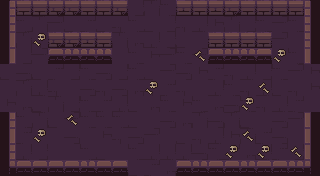

The image is a tile-based game level rendered from a .tmx file. Its description and complete source (layers, tilesets, objects, tile grids) follow:
An orthogonal 20x11 tile map with 16x16 px tiles, 6 tile layers (ground, dressing, decor, walls, ...) and 15 objects (6x PROP, 5x ENTRY, 3x CHEST, SHOPKEEPER).

<map version="1.10" tiledversion="1.10.2" orientation="orthogonal" renderorder="right-down" width="20" height="11" tilewidth="16" tileheight="16" infinite="0" nextlayerid="8" nextobjectid="16">
 <tileset firstgid="1" name="dungeon" tilewidth="16" tileheight="16" tilecount="100" columns="10">
  <image source="../../../gfx/tiles/depths/dungeon_tileset.png" width="160" height="160" />
 </tileset>
 <layer id="1" name="ground" width="20" height="11">
  <data encoding="csv">
18,7,18,10,7,17,8,20,17,29,10,7,28,10,10,9,29,19,7,20,
7,10,29,28,20,7,20,30,10,20,17,30,8,18,29,17,10,28,10,29,
19,29,30,18,29,30,27,29,27,8,17,20,19,10,8,10,9,28,19,17,
7,17,28,9,30,8,27,19,10,18,28,10,28,29,28,29,29,19,10,8,
20,9,20,7,17,10,9,17,10,20,28,9,18,7,30,8,17,10,28,18,
19,29,8,30,19,9,30,9,27,30,7,30,19,8,10,30,8,20,30,18,
18,27,20,29,17,10,7,8,20,27,10,18,10,27,9,10,30,8,7,19,
9,10,29,20,28,10,10,10,20,19,9,27,29,9,29,20,19,9,28,30,
8,7,19,19,9,19,18,30,9,28,19,20,30,8,18,29,7,9,19,28,
29,8,17,19,19,10,20,19,10,8,8,8,9,10,7,27,8,7,17,28,
7,8,7,19,18,9,28,10,20,7,27,10,29,8,8,10,8,19,19,8
</data>
 </layer>
 <layer id="2" name="dressing" width="20" height="11">
  <data encoding="csv">
0,0,0,0,0,0,0,0,0,0,0,0,0,0,0,0,0,0,0,0,
0,0,0,0,0,0,0,0,0,0,0,0,0,0,0,0,0,0,0,0,
0,0,78,0,0,0,0,0,0,0,0,0,0,0,0,0,0,0,0,0,
0,0,0,0,0,0,0,0,0,0,0,0,69,0,0,0,0,78,0,0,
0,0,0,0,0,0,0,0,0,0,0,0,0,0,0,0,0,0,0,0,
0,0,0,0,0,0,0,0,0,78,0,0,0,0,0,0,69,0,0,0,
0,0,0,0,0,0,0,0,0,0,0,0,0,0,0,78,0,0,0,0,
0,0,0,0,69,0,0,0,0,0,0,0,0,0,0,0,0,0,0,0,
0,0,78,0,0,0,0,0,0,0,0,0,0,0,0,69,0,0,0,0,
0,0,0,0,0,0,0,0,0,0,0,0,0,0,78,0,78,0,69,0,
0,0,0,0,0,0,0,0,0,0,0,0,0,0,0,0,0,0,0,0
</data>
 </layer>
 <layer id="3" name="decor" width="20" height="11">
  <data encoding="csv">
0,0,0,0,0,0,0,0,0,0,0,0,0,0,0,0,0,0,0,0,
0,0,0,0,0,0,0,0,0,0,0,0,0,0,0,0,0,0,0,0,
0,0,0,0,0,0,0,0,0,0,0,0,0,0,0,0,0,0,0,0,
0,0,0,0,0,0,0,0,0,0,0,0,0,0,0,0,0,0,0,0,
0,0,0,0,0,0,0,0,0,0,0,0,0,0,0,0,0,0,0,0,
0,0,0,0,0,0,0,0,0,0,0,0,0,0,0,0,0,0,0,0,
0,0,0,0,0,0,0,0,0,0,0,0,0,0,0,0,0,0,0,0,
0,0,0,0,0,0,0,0,0,0,0,0,0,0,0,0,0,0,0,0,
0,0,0,0,0,0,0,0,0,0,0,0,0,0,0,0,0,0,0,0,
0,0,0,0,0,0,0,0,0,0,0,0,0,0,0,0,0,0,0,0,
0,0,0,0,0,0,0,0,0,0,0,0,0,0,0,0,0,0,0,0
</data>
 </layer>
 <layer id="4" name="walls" width="20" height="11">
  <data encoding="csv">
1,2,5,4,4,2,2,4,0,0,0,3,2,3,4,5,2,2,5,6,
21,0,0,0,0,0,0,0,0,0,0,0,0,0,0,0,0,0,0,26,
31,0,0,0,0,0,0,0,0,0,0,0,0,0,0,0,0,0,0,26,
31,0,0,0,0,0,0,0,0,0,0,0,0,0,0,0,0,0,0,36,
0,0,0,0,0,0,0,0,0,0,0,0,0,0,0,0,0,0,0,0,
0,0,0,0,0,0,0,0,0,0,0,0,0,0,0,0,0,0,0,0,
0,0,0,0,0,0,0,0,0,0,0,0,0,0,0,0,0,0,0,0,
21,0,0,0,0,0,0,0,0,0,0,0,0,0,0,0,0,0,0,16,
11,0,0,0,0,0,0,0,0,0,0,0,0,0,0,0,0,0,0,36,
21,0,0,0,0,0,0,0,0,0,0,0,0,0,0,0,0,0,0,16,
41,42,45,45,42,44,42,42,0,0,0,45,44,42,42,44,45,42,44,46
</data>
 </layer>
 <layer id="5" name="props" width="20" height="11">
  <data encoding="csv">
0,0,0,0,0,0,0,0,0,0,0,0,0,0,0,0,0,0,0,0,
0,0,0,0,0,0,0,0,0,0,0,0,0,0,0,0,0,0,0,0,
0,0,0,4,4,3,5,0,0,0,0,0,0,2,2,5,5,0,0,0,
0,0,0,42,43,44,44,0,0,0,0,0,0,42,43,44,42,0,0,0,
0,0,0,0,0,0,0,0,0,0,0,0,0,0,0,0,0,0,0,0,
0,0,0,0,0,0,0,0,0,0,0,0,0,0,0,0,0,0,0,0,
0,0,0,0,0,0,0,0,0,0,0,0,0,0,0,0,0,0,0,0,
0,0,0,0,0,0,0,0,0,0,0,0,0,0,0,0,0,0,0,0,
0,0,0,0,0,0,0,0,0,0,0,0,0,0,0,0,0,0,0,0,
0,0,0,0,0,0,0,0,0,0,0,0,0,0,0,0,0,0,0,0,
0,0,0,0,0,0,0,0,0,0,0,0,0,0,0,0,0,0,0,0
</data>
 </layer>
 <layer id="6" name="overhead" width="20" height="11">
  <data encoding="csv">
0,0,0,0,0,0,0,0,0,0,0,0,0,0,0,0,0,0,0,0,
0,0,0,0,0,0,0,0,0,0,0,0,0,0,0,0,0,0,0,0,
0,0,0,0,0,0,0,0,0,0,0,0,0,0,0,0,0,0,0,0,
0,0,0,0,0,0,0,0,0,0,0,0,0,0,0,0,0,0,0,0,
0,0,0,0,0,0,0,0,0,0,0,0,0,0,0,0,0,0,0,0,
0,0,0,0,0,0,0,0,0,0,0,0,0,0,0,0,0,0,0,0,
0,0,0,0,0,0,0,0,0,0,0,0,0,0,0,0,0,0,0,0,
0,0,0,0,0,0,0,0,0,0,0,0,0,0,0,0,0,0,0,0,
0,0,0,0,0,0,0,0,0,0,0,0,0,0,0,0,0,0,0,0,
0,0,0,0,0,0,0,0,0,0,0,0,0,0,0,0,0,0,0,0,
0,0,0,0,0,0,0,0,0,0,0,0,0,0,0,0,0,0,0,0
</data>
 </layer>
 <objectgroup id="7" name="spawns">
  <object id="1" name="UP" type="ENTRY" x="152" y="24" />
  <object id="2" name="DOWN" type="ENTRY" x="152" y="152" />
  <object id="3" name="LEFT" type="ENTRY" x="24" y="88" />
  <object id="4" name="RIGHT" type="ENTRY" x="296" y="88" />
  <object id="5" name="" type="ENTRY" x="168" y="88" />
  <object id="6" name="" type="SHOPKEEPER" x="168" y="56" />
  <object id="7" name="stock" type="CHEST" x="88" y="104" />
  <object id="8" name="stock" type="CHEST" x="168" y="120" />
  <object id="9" name="stock" type="CHEST" x="232" y="104" />
  <object id="10" name="torch" type="PROP" x="56" y="168" />
  <object id="11" name="torch" type="PROP" x="264" y="168" />
  <object id="12" name="torch" type="PROP" x="8" y="136" />
  <object id="13" name="torch" type="PROP" x="312" y="136" />
  <object id="14" name="banner" type="PROP" x="120" y="168" />
  <object id="15" name="banner" type="PROP" x="200" y="168" />
 </objectgroup>
</map>
